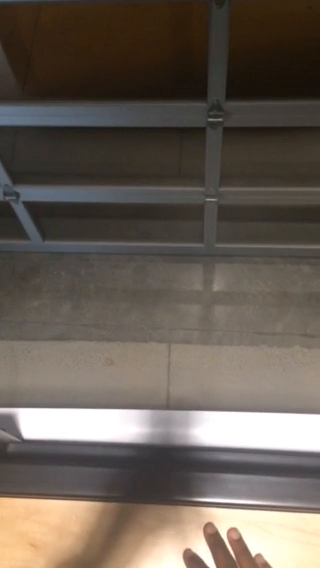
#> input picture frame 28 of one_at_time.MOV, 320 x 568 px, given in place of car3.mov, which was not available
$ python test_optflow3.py   (Python 2 division)
#> lines starting #> are read from the running program, lines starting #| are printed output that depends on the picture; after the words box and inside, x2 and y2 are one past the last pixel; in counts of white or black regions, pixels touching at a corner belong together; pictures that were not available may be replaced by others from this repository, and a replacement may not be noted
import numpy as np
import cv2
import math
import random
import time
cap = cv2.VideoCapture('car3.mov')
# params for ShiTomasi corner detection
feature_params = dict( maxCorners = 5,
                       qualityLevel = 0.01,
                       minDistance = 30,
                       blockSize = 10 )
# Parameters for lucas kanade optical flow
lk_params = dict( winSize  = (30,30),
                  maxLevel = 2,
                  criteria = (cv2.TERM_CRITERIA_EPS | cv2.TERM_CRITERIA_COUNT, 10, 0.03))
# Create some random colors
color = np.random.randint(0,255,(100,3))
# Take first frame and find corners in it
ret, old_frame = cap.read()
#> old_frame is the input picture: shape (568, 320, 3); mean B, G, R 85.1, 94.6, 104.5
old_gray = cv2.cvtColor(old_frame, cv2.COLOR_BGR2GRAY)
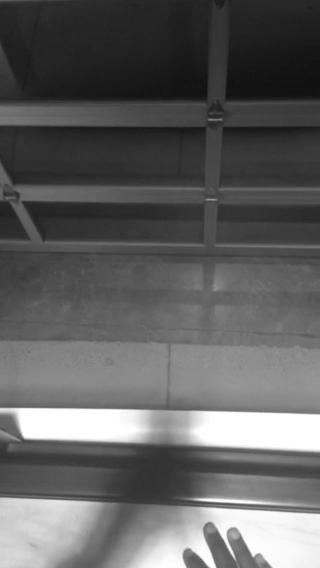
#> old_gray: shape (568, 320); min 16, max 255, mean 96.5
p0 = cv2.goodFeaturesToTrack(old_gray, mask = None, **feature_params)
#> p0 = [[255, 555], [188, 552], [231, 532], [25, 436], [2, 197]]
print p0
#| [[[255. 555.]]
#|  [[188. 552.]]
#|  [[231. 532.]]
#|  [[ 25. 436.]]
#|  [[  2. 197.]]]
# Create a mask image for drawing purposes
mask = np.zeros_like(old_frame)

count_things_exited_on_left = 0
last_exit_on_right = 0
count_things_exited_on_right = 0
last_exit_on_left = 0
count_things_exited_on_top = 0
last_exit_on_top = 0
count_things_exited_on_bottom = 0
last_exit_on_bottom = 0
exit_threshold = .5

avg_distance = 0

while(1):
    ret,frame = cap.read()
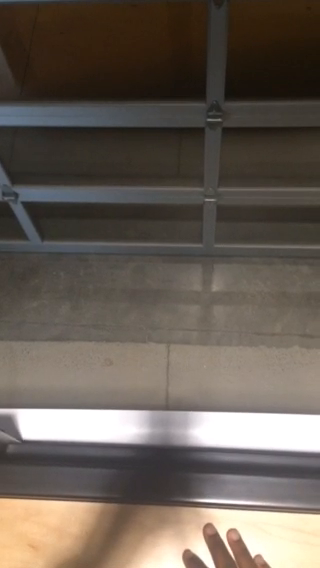
#> input picture frame 29 of one_at_time.MOV, 320 x 568 px, given in place of car3.mov, which was not available
#> frame is the input picture: shape (568, 320, 3); mean B, G, R 85, 94.5, 104.3
    width = cap.get(3)
    height = cap.get(4)
    print "width is " + str(width)
    print "height is " + str(height)
    frame_gray = cv2.cvtColor(frame, cv2.COLOR_BGR2GRAY)
    new_pts = cv2.goodFeaturesToTrack(frame_gray, mask=None, **feature_params)
#> new_pts = [[255, 557], [187, 552], [231, 533], [24, 436], [3, 197]]
    # calculate optical flow
    tuple_new_pts = new_pts.shape
#> tuple_new_pts = (5, 1, 2)
    tuple_p0 = p0.shape
#> tuple_p0 = (5, 1, 2)
    #print st
    p1, st, err = cv2.calcOpticalFlowPyrLK(old_gray, frame_gray, p0, None, **lk_params)
#> p1 = [[254.5, 555.8], [187.5, 552.8], [230.5, 532.9], [24.13, 436.7], [0.74, 197.3]]; st = [1, 1, 1, 1, 1]; err = [2.14, 1.52, 1.93, 1.23, 4.24]
    # Select good points
    good_new = p1[st==1]
#> good_new has the same summary as p1
    good_old = p0[st==1]
#> good_old has the same summary as p0
    points_to_remove = []
    points_to_keep = []
    # draw the tracks
    if good_old.shape[0] != 0:
        for i,(new,old) in enumerate(zip(good_new,good_old)):
            a,b = new.ravel()
            c,d = old.ravel()
            if int(a) == int(c) and int(b) == int(d):
                points_to_remove.append(i)
            else:
                points_to_keep.append(i)
                mask = cv2.line(mask, (a,b),(c,d), color[i].tolist(), 2)
                frame = cv2.circle(frame,(a,b),5,color[i].tolist(),-1)
#> this loop made 5 passes
#> (a, b, c, d) on passes 1 to 5: (254.5, 555.8, 255, 555), (187.5, 552.8, 188, 552), (230.5, 532.9, 231, 532), (24.13, 436.7, 25, 436), (0.74, 197.3, 2, 197)
#> pass 2, `mask = cv2.line(mask, (a,b),(c,d), color[i].tolist(), 2)`:
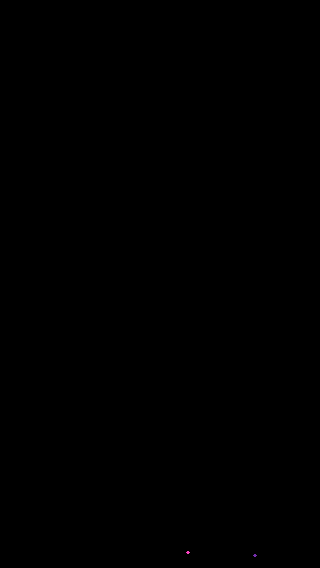
#> mask: shape (568, 320, 3); mean of channels 0, 1, 2 0, 0, 0; drawn as B, G, R
#> after the loop:
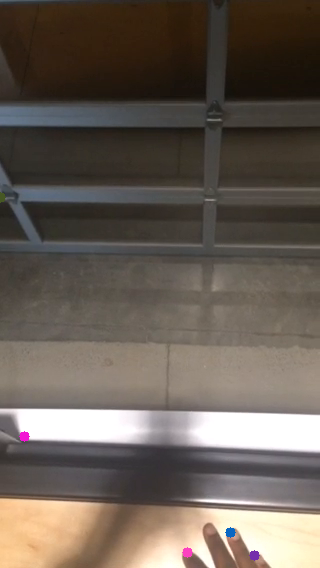
#> frame: shape (568, 320, 3); mean B, G, R 85.1, 94.3, 104.2
#> after the loop: mask: shape (568, 320, 3); 0.01% of pixels changed, all inside (x1, y1, x2, y2) = (0, 196, 233, 534)
#> after the loop, points_to_keep = [0, 1, 2, 3, 4]; points_to_remove = []


        '''if len(points_to_remove) > .7*good_new.shape[0]:
            print "no new points no no"

            p0 = cv2.goodFeaturesToTrack(frame_gray, mask = None, **feature_params)
            cv2.imshow('frame', frame)
            print "looking for new points"
            continue
        else:'''


        frame = cv2.circle(frame, (int(width),0), 10, color[0].tolist(), -1)
#> frame: shape (568, 320, 3); 0.04% of pixels changed, all inside (x1, y1, x2, y2) = (310, 0, 320, 10)
        #frame = cv2.circle(frame, (int(width), int(height)), 10, color[0].tolist(), -1)
        frame = cv2.circle(frame, (0, int(height)), 10, color[0].tolist(), -1)
#> frame: shape (568, 320, 3); mean B, G, R 85.2, 94.2, 104.2
        frame = cv2.circle(frame, (0,0), 10, color[0].tolist(), -1)
#> frame: shape (568, 320, 3); mean B, G, R 85.2, 94.2, 104.2
        img = cv2.add(frame,mask)
        cv2.imshow('frame',img)
        k = cv2.waitKey(30) & 0xff
#> (key Esc is pressed here)
        if k == 27:
            break
        # Now update the previous frame and previous points
        old_gray = frame_gray.copy()
        for point in new_pts:
            x = point[0][0]
            y = point[0][1]
            current_time = time.time()
            if (width - x) < 5 and (current_time - last_exit_on_right) > exit_threshold:
                count_things_exited_on_right += 1
                last_exit_on_right = current_time
                print "exit on the right " + str(count_things_exited_on_right)
            elif x < 5 and (current_time - last_exit_on_left) > exit_threshold:
                count_things_exited_on_left += 1
                last_exit_on_left = current_time
                print "exit on the left " + str(count_things_exited_on_left)
            if y < 5 and (current_time - last_exit_on_top) > exit_threshold:
                count_things_exited_on_top += 1
                last_exit_on_top = current_time
                print "exit on the top " + str(count_things_exited_on_top)
            elif (height - y) < 5 and (current_time - last_exit_on_bottom) > exit_threshold:
                last_exit_on_bottom = current_time
                count_things_exited_on_bottom += 1
                print "exit on the bottom " + str(count_things_exited_on_bottom)

        print "wayymeent"
        print "wayyment"
        good_new = np.delete(good_new, points_to_remove, axis=0)
    else:
        cv2.imshow('frame', frame)

    if good_new.shape[0] == 0:
         p0 = cv2.goodFeaturesToTrack(frame_gray, mask = None, **feature_params)

    else:
        p0 = good_new.reshape(-1,1,2)

cv2.destroyAllWindows()
cap.release()

$ run again, starting later in the video
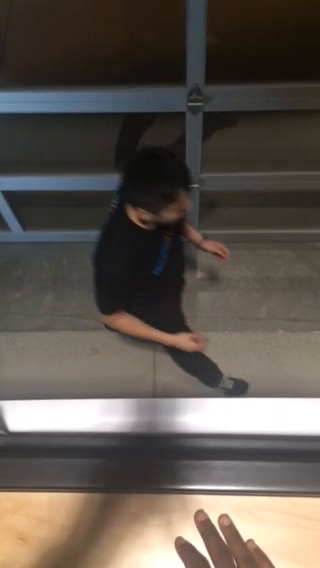
#> input picture frame 128 of one_at_time.MOV, 320 x 568 px, given in place of car3.mov, which was not available
#> old_frame is the input picture: shape (568, 320, 3); mean B, G, R 79.3, 86.6, 94.3
#> p0 = [[179, 540], [246, 540], [222, 518], [11, 428], [1, 194]]
#| [[[179. 540.]]
#|  [[246. 540.]]
#|  [[222. 518.]]
#|  [[ 11. 428.]]
#|  [[  1. 194.]]]
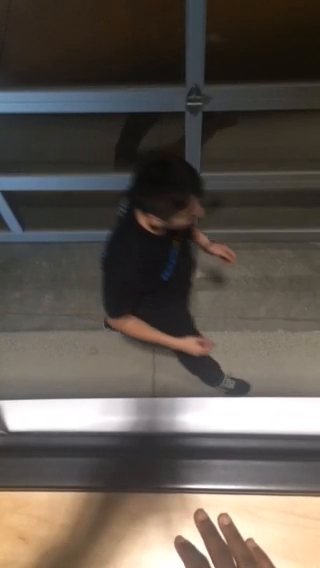
#> input picture frame 129 of one_at_time.MOV, 320 x 568 px, given in place of car3.mov, which was not available
#> frame is the input picture: shape (568, 320, 3); mean B, G, R 79.2, 86.6, 94.3
#> new_pts = [[179, 540], [246, 539], [222, 517], [11, 428], [1, 194]]
#> p1 = [[178.8, 539], [245.7, 539], [221.6, 517], [10.68, 427.6], [0.376, 193.9]]; st = [1, 1, 1, 1, 1]; err = [0.981, 0.823, 1.49, 1.8, 2.54]
#> good_new has the same summary as p1
#> good_old has the same summary as p0
#> the loop `for i,(new,old) in enumerate(zip(good_new,good_old)):` made 5 passes
#> (a, b, c, d) on passes 1 to 5: (178.8, 539, 179, 540), (245.7, 539, 246, 540), (221.6, 517, 222, 518), (10.68, 427.6, 11, 428), (0.376, 193.9, 1, 194)
#> after the loop `for i,(new,old) in enumerate(zip(good_new,good_old)):`:
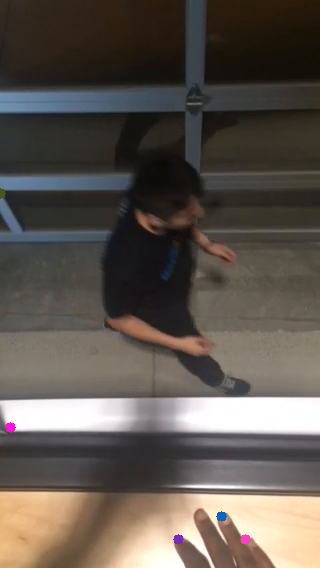
#> frame: shape (568, 320, 3); mean B, G, R 79.3, 86.4, 94.3
#> after the loop `for i,(new,old) in enumerate(zip(good_new,good_old)):`: points_to_keep = [0, 1, 2, 3, 4]; points_to_remove = []

$ run again, starting later in the video
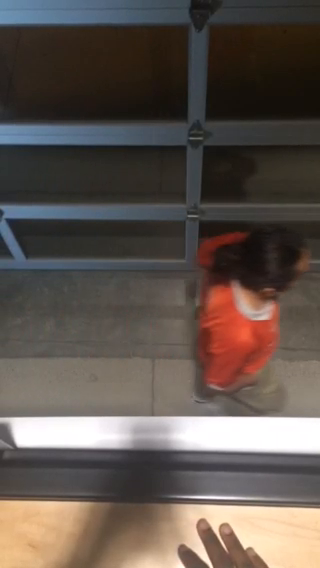
#> input picture frame 228 of one_at_time.MOV, 320 x 568 px, given in place of car3.mov, which was not available
#> old_frame is the input picture: shape (568, 320, 3); mean B, G, R 78.5, 85.2, 95.8
#> p0 = [[246, 548], [223, 527], [19, 444], [182, 548], [3, 214]]
#| [[[246. 548.]]
#|  [[223. 527.]]
#|  [[ 19. 444.]]
#|  [[182. 548.]]
#|  [[  3. 214.]]]
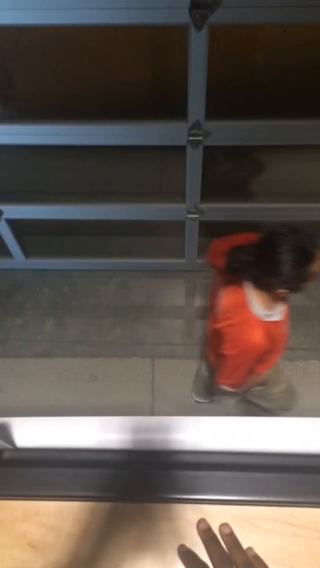
#> input picture frame 229 of one_at_time.MOV, 320 x 568 px, given in place of car3.mov, which was not available
#> frame is the input picture: shape (568, 320, 3); mean B, G, R 78.4, 85.1, 95.6
#> new_pts = [[246, 548], [223, 527], [18, 444], [182, 548], [3, 214]]
#> p1 = [[245.7, 547.8], [222.9, 526.8], [18.7, 443.9], [181.8, 547.8], [2.57, 214]]; st = [1, 1, 1, 1, 1]; err = [0.639, 1.01, 0.582, 0.627, 2.02]
#> good_new has the same summary as p1
#> good_old has the same summary as p0
#> the loop `for i,(new,old) in enumerate(zip(good_new,good_old)):` made 5 passes
#> (a, b, c, d) on passes 1 to 5: (245.7, 547.8, 246, 548), (222.9, 526.8, 223, 527), (18.7, 443.9, 19, 444), (181.8, 547.8, 182, 548), (2.57, 214, 3, 214)
#> after the loop `for i,(new,old) in enumerate(zip(good_new,good_old)):`:
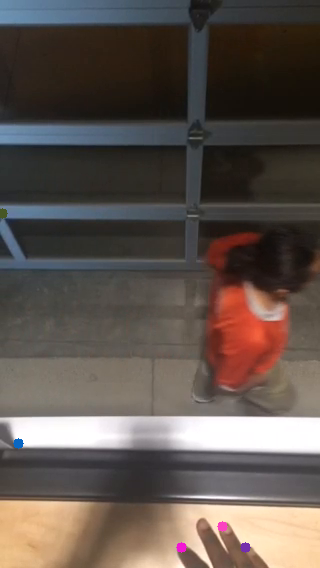
#> frame: shape (568, 320, 3); mean B, G, R 78.5, 84.9, 95.5
#> after the loop `for i,(new,old) in enumerate(zip(good_new,good_old)):`: points_to_keep = [0, 1, 2, 3, 4]; points_to_remove = []
